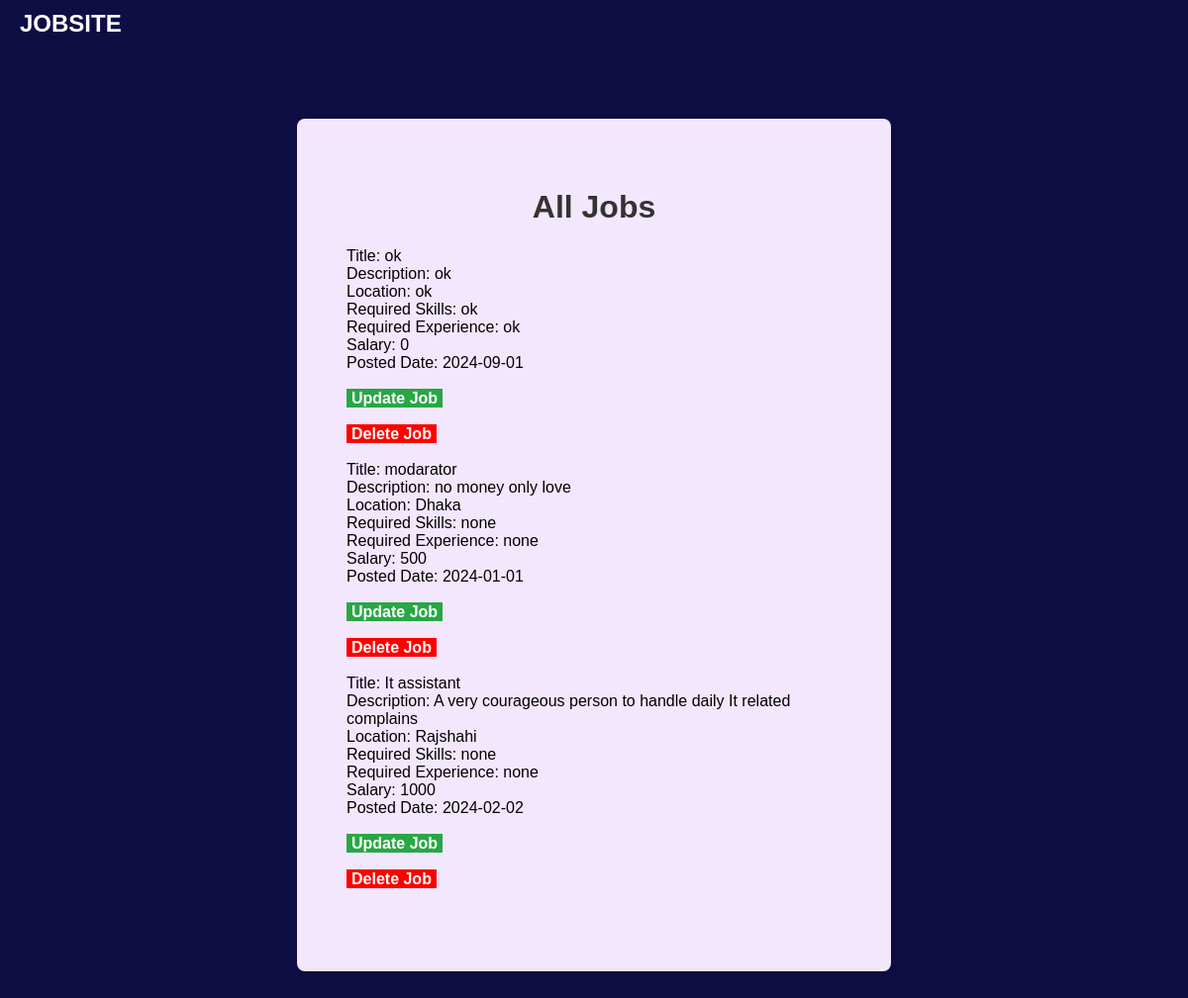
Before: /company/job_list.php (signed in) with the older database file.
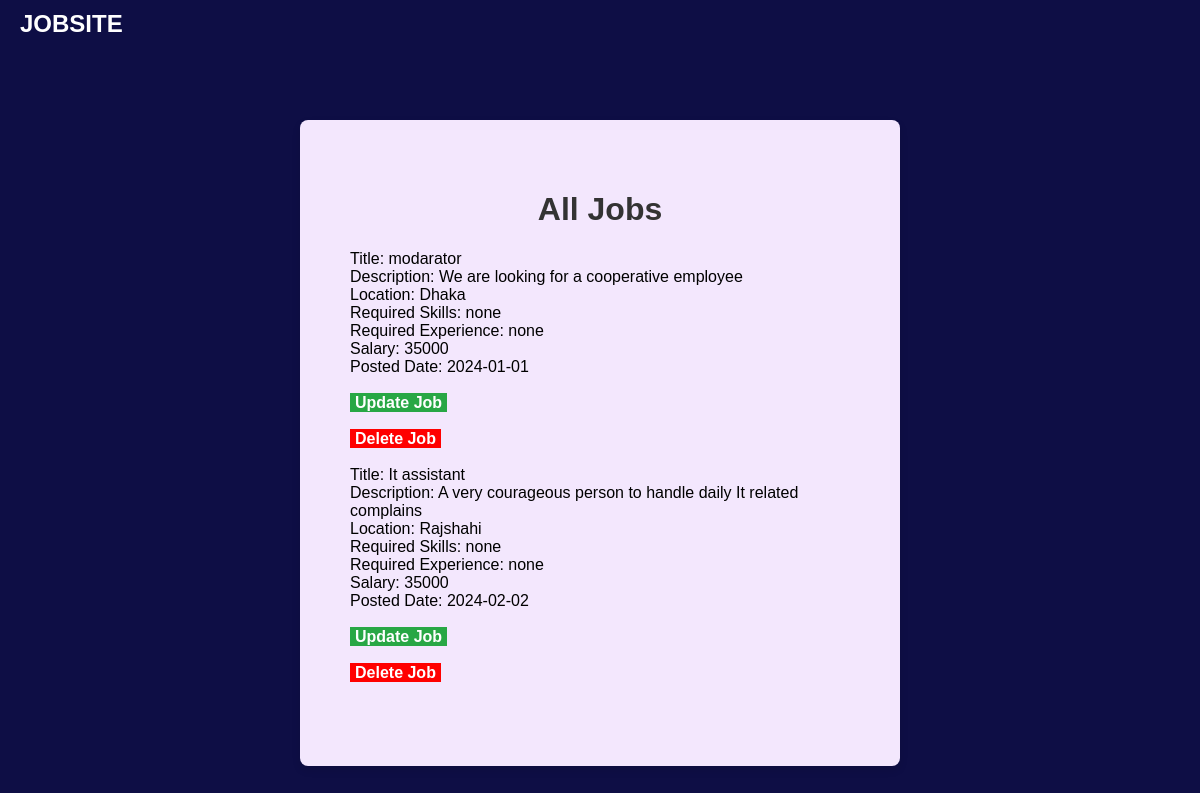
After: the same page with the newer database file.
### tables this page shows
CREATE TABLE `job` (
  `job_id` int(5) NOT NULL,
  `company_id` int(5) DEFAULT NULL,
  `title` varchar(50) NOT NULL,
  `description` varchar(1000) NOT NULL,
  `location` varchar(50) NOT NULL,
  `required_skill` varchar(200) NOT NULL,
  `required_experience` varchar(200) NOT NULL,
  `salary` int(10) NOT NULL,
  `posted_date` date NOT NULL
);

### company/job_list.php (the view, shortened to what this page needs)
<?php
require_once("connect.php");
$company_id = $_SESSION['company_id'];
$sql = "SELECT * FROM job WHERE company_id = '$company_id'";
$result = mysqli_query($conn, $sql);
$jobs = mysqli_fetch_all($result, MYSQLI_ASSOC);
?>
<!DOCTYPE html>
<html lang="en">
<head>
</head>
<body>
    <header>JOBSITE</header>
    <div class="container">
        <h1> <?php echo 'All Jobs'; ?> </h1>
        <ul class="company-info">
            <?php foreach ($jobs as $job) {
                echo "Title: " . $job['title'] . "<br>";
                echo "Description: " . $job['description'] . "<br>";
                echo "Location: " . $job['location'] . "<br>";
                echo "Required Skills: " . $job['required_skill'] . "<br>";
                echo "Required Experience: " . $job['required_experience'] . "<br>";
                echo "Salary: " . $job['salary'] . "<br>";
                echo "Posted Date: " . $job['posted_date'] . "<br><br>";
            ?>
                <div>
                    <a href="job_update.php?job_id=<?php echo $job['job_id']; ?>" class="update-job-button">Update Job</a><br><br>
                    <a href="job_delete.php?job_id=<?php echo $job['job_id']; ?>" class="delete-job-button">Delete Job</a><br><br>
                </div>
            <?php
            }
            ?>
        </ul>
    </div>
</body>
</html>

Changed rows visible on the page:
removed job: title "ok", description "ok", location "ok", required_skill "ok", required_experience "ok", salary "0", posted_date "2024-09-01"
changed job "modarator": description "no money only love" → "We are looking for a cooperative employee"; salary "500" → "35000"
changed job "It assistant": salary "1000" → "35000"
